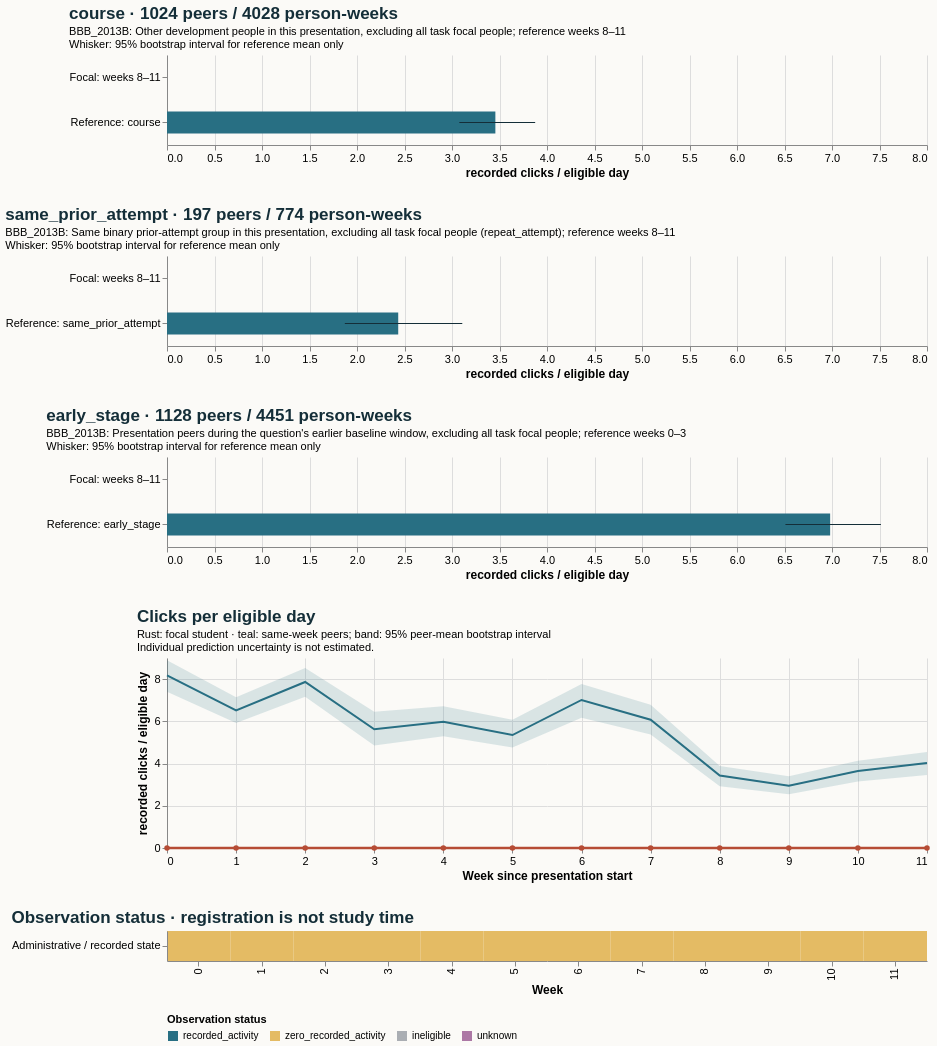

Vega-Lite specification for this chart:
### Vega-Lite specification from a JSON file in a GitHub repository (floating-point values rounded to 4 significant figures)
{"$schema": "https://vega.github.io/schema/vega-lite/v5.20.1.json", "config": {"axis": {"labelFontSize": 11, "titleFontSize": 12}, "background": "#fbfaf7", "font": "sans-serif", "title": {"anchor": "start", "color": "#142e38", "fontSize": 17, "subtitleFontSize": 11}, "view": {"continuousHeight": 300, "continuousWidth": 300, "stroke": null}}, "datasets": {"data-51d02f3cd57844149c703962c7dab517": [{"eligible_days": 7.0, "end_day": 6, "logging_completeness": "unknown", "observation_status": "zero_recorded_activity", "row": "Administrative / recorded state", "score_status": "withheld_release_time_unknown", "start_day": 0, "value": 0.0, "week": 0}, {"eligible_days": 7.0, "end_day": 13, "logging_completeness": "unknown", "observation_status": "zero_recorded_activity", "row": "Administrative / recorded state", "score_status": "withheld_release_time_unknown", "start_day": 7, "value": 0.0, "week": 1}, {"eligible_days": 7.0, "end_day": 20, "logging_completeness": "unknown", "observation_status": "zero_recorded_activity", "row": "Administrative / recorded state", "score_status": "withheld_release_time_unknown", "start_day": 14, "value": 0.0, "week": 2}, {"eligible_days": 7.0, "end_day": 27, "logging_completeness": "unknown", "observation_status": "zero_recorded_activity", "row": "Administrative / recorded state", "score_status": "withheld_release_time_unknown", "start_day": 21, "value": 0.0, "week": 3}, {"eligible_days": 7.0, "end_day": 34, "logging_completeness": "unknown", "observation_status": "zero_recorded_activity", "row": "Administrative / recorded state", "score_status": "withheld_release_time_unknown", "start_day": 28, "value": 0.0, "week": 4}, {"eligible_days": 7.0, "end_day": 41, "logging_completeness": "unknown", "observation_status": "zero_recorded_activity", "row": "Administrative / recorded state", "score_status": "withheld_release_time_unknown", "start_day": 35, "value": 0.0, "week": 5}, {"eligible_days": 7.0, "end_day": 48, "logging_completeness": "unknown", "observation_status": "zero_recorded_activity", "row": "Administrative / recorded state", "score_status": "withheld_release_time_unknown", "start_day": 42, "value": 0.0, "week": 6}, {"eligible_days": 7.0, "end_day": 55, "logging_completeness": "unknown", "observation_status": "zero_recorded_activity", "row": "Administrative / recorded state", "score_status": "withheld_release_time_unknown", "start_day": 49, "value": 0.0, "week": 7}, {"eligible_days": 7.0, "end_day": 62, "logging_completeness": "unknown", "observation_status": "zero_recorded_activity", "row": "Administrative / recorded state", "score_status": "withheld_release_time_unknown", "start_day": 56, "value": 0.0, "week": 8}, {"eligible_days": 7.0, "end_day": 69, "logging_completeness": "unknown", "observation_status": "zero_recorded_activity", "row": "Administrative / recorded state", "score_status": "withheld_release_time_unknown", "start_day": 63, "value": 0.0, "week": 9}, {"eligible_days": 7.0, "end_day": 76, "logging_completeness": "unknown", "observation_status": "zero_recorded_activity", "row": "Administrative / recorded state", "score_status": "withheld_release_time_unknown", "start_day": 70, "value": 0.0, "week": 10}, {"eligible_days": 7.0, "end_day": 83, "logging_completeness": "unknown", "observation_status": "zero_recorded_activity", "row": "Administrative / recorded state", "score_status": "withheld_release_time_unknown", "start_day": 77, "value": 0.0, "week": 11}], "data-7b544a90a733a5ca55a40c78e86b9f0a": [{"hi": null, "lo": null, "series": "Focal: weeks 8–11", "value": 0.0}, {"hi": 3.876, "lo": 3.077, "series": "Reference: course", "value": 3.457}], "data-cc9c3e1de5c67ddb09f7afa581e4271a": [{"hi": null, "lo": null, "series": "Focal: weeks 8–11", "value": 0.0}, {"hi": 3.108, "lo": 1.872, "series": "Reference: same_prior_attempt", "value": 2.434}], "data-d2e1b91ab23965714d2b34c4ee37597d": [{"hi": null, "lo": null, "series": "Focal: weeks 8–11", "value": 0.0}, {"hi": 7.515, "lo": 6.51, "series": "Reference: early_stage", "value": 6.98}], "data-e6b179bf95dfd2def9046b523d0f8a53": [{"end_day": 6, "focal_value": 0.0, "peer_ci_high": 8.894, "peer_ci_low": 7.4, "peer_mean": 8.174, "peer_observations": 1127, "peer_people": 1127, "reference": "course", "unit": "recorded clicks / eligible day", "week": 0}, {"end_day": 13, "focal_value": 0.0, "peer_ci_high": 7.141, "peer_ci_low": 5.92, "peer_mean": 6.521, "peer_observations": 1121, "peer_people": 1121, "reference": "course", "unit": "recorded clicks / eligible day", "week": 1}, {"end_day": 20, "focal_value": 0.0, "peer_ci_high": 8.53, "peer_ci_low": 7.162, "peer_mean": 7.865, "peer_observations": 1105, "peer_people": 1105, "reference": "course", "unit": "recorded clicks / eligible day", "week": 2}, {"end_day": 27, "focal_value": 0.0, "peer_ci_high": 6.451, "peer_ci_low": 4.855, "peer_mean": 5.625, "peer_observations": 1098, "peer_people": 1098, "reference": "course", "unit": "recorded clicks / eligible day", "week": 3}, {"end_day": 34, "focal_value": 0.0, "peer_ci_high": 6.715, "peer_ci_low": 5.29, "peer_mean": 5.982, "peer_observations": 1065, "peer_people": 1065, "reference": "course", "unit": "recorded clicks / eligible day", "week": 4}, {"end_day": 41, "focal_value": 0.0, "peer_ci_high": 6.079, "peer_ci_low": 4.761, "peer_mean": 5.35, "peer_observations": 1058, "peer_people": 1058, "reference": "course", "unit": "recorded clicks / eligible day", "week": 5}, {"end_day": 48, "focal_value": 0.0, "peer_ci_high": 7.771, "peer_ci_low": 6.165, "peer_mean": 7.012, "peer_observations": 1050, "peer_people": 1050, "reference": "course", "unit": "recorded clicks / eligible day", "week": 6}, {"end_day": 55, "focal_value": 0.0, "peer_ci_high": 6.791, "peer_ci_low": 5.373, "peer_mean": 6.076, "peer_observations": 1034, "peer_people": 1034, "reference": "course", "unit": "recorded clicks / eligible day", "week": 7}, {"end_day": 62, "focal_value": 0.0, "peer_ci_high": 3.883, "peer_ci_low": 2.925, "peer_mean": 3.431, "peer_observations": 1024, "peer_people": 1024, "reference": "course", "unit": "recorded clicks / eligible day", "week": 8}, {"end_day": 69, "focal_value": 0.0, "peer_ci_high": 3.395, "peer_ci_low": 2.549, "peer_mean": 2.953, "peer_observations": 1007, "peer_people": 1007, "reference": "course", "unit": "recorded clicks / eligible day", "week": 9}, {"end_day": 76, "focal_value": 0.0, "peer_ci_high": 4.13, "peer_ci_low": 3.149, "peer_mean": 3.642, "peer_observations": 1001, "peer_people": 1001, "reference": "course", "unit": "recorded clicks / eligible day", "week": 10}, {"end_day": 83, "focal_value": 0.0, "peer_ci_high": 4.552, "peer_ci_low": 3.458, "peer_mean": 4.025, "peer_observations": 996, "peer_people": 996, "reference": "course", "unit": "recorded clicks / eligible day", "week": 11}]}, "resolve": {"scale": {"color": "independent"}}, "spacing": 28, "vconcat": [{"data": {"name": "data-7b544a90a733a5ca55a40c78e86b9f0a"}, "height": 90, "layer": [{"encoding": {"x": {"field": "value", "scale": {"domain": [0, 7.891], "zero": true}, "title": "recorded clicks / eligible day", "type": "quantitative"}, "y": {"field": "series", "sort": null, "title": null, "type": "nominal"}}, "mark": {"color": "#286f83", "size": 22, "type": "bar"}}, {"encoding": {"x": {"field": "lo", "type": "quantitative"}, "x2": {"field": "hi"}, "y": {"field": "series", "sort": null, "title": null, "type": "nominal"}}, "mark": {"color": "#142e38", "type": "rule"}}], "title": {"subtitle": ["BBB_2013B: Other development people in this presentation, excluding all task focal people; reference weeks 8–11", "Whisker: 95% bootstrap interval for reference mean only"], "text": "course · 1024 peers / 4028 person-weeks"}, "width": 760}, {"data": {"name": "data-cc9c3e1de5c67ddb09f7afa581e4271a"}, "height": 90, "layer": [{"encoding": {"x": {"field": "value", "scale": {"domain": [0, 7.891], "zero": true}, "title": "recorded clicks / eligible day", "type": "quantitative"}, "y": {"field": "series", "sort": null, "title": null, "type": "nominal"}}, "mark": {"color": "#286f83", "size": 22, "type": "bar"}}, {"encoding": {"x": {"field": "lo", "type": "quantitative"}, "x2": {"field": "hi"}, "y": {"field": "series", "sort": null, "title": null, "type": "nominal"}}, "mark": {"color": "#142e38", "type": "rule"}}], "title": {"subtitle": ["BBB_2013B: Same binary prior-attempt group in this presentation, excluding all task focal people (repeat_attempt); reference weeks 8–11", "Whisker: 95% bootstrap interval for reference mean only"], "text": "same_prior_attempt · 197 peers / 774 person-weeks"}, "width": 760}, {"data": {"name": "data-d2e1b91ab23965714d2b34c4ee37597d"}, "height": 90, "layer": [{"encoding": {"x": {"field": "value", "scale": {"domain": [0, 7.891], "zero": true}, "title": "recorded clicks / eligible day", "type": "quantitative"}, "y": {"field": "series", "sort": null, "title": null, "type": "nominal"}}, "mark": {"color": "#286f83", "size": 22, "type": "bar"}}, {"encoding": {"x": {"field": "lo", "type": "quantitative"}, "x2": {"field": "hi"}, "y": {"field": "series", "sort": null, "title": null, "type": "nominal"}}, "mark": {"color": "#142e38", "type": "rule"}}], "title": {"subtitle": ["BBB_2013B: Presentation peers during the question's earlier baseline window, excluding all task focal people; reference weeks 0–3", "Whisker: 95% bootstrap interval for reference mean only"], "text": "early_stage · 1128 peers / 4451 person-weeks"}, "width": 760}, {"data": {"name": "data-e6b179bf95dfd2def9046b523d0f8a53"}, "height": 190, "layer": [{"encoding": {"x": {"axis": {"tickMinStep": 1}, "field": "week", "title": "Week since presentation start", "type": "quantitative"}, "y": {"field": "peer_ci_low", "scale": {"zero": true}, "title": "recorded clicks / eligible day", "type": "quantitative"}, "y2": {"field": "peer_ci_high"}}, "mark": {"color": "#286f83", "opacity": 0.16, "type": "area"}}, {"encoding": {"tooltip": [{"field": "week", "type": "quantitative"}, {"field": "peer_mean", "type": "quantitative"}, {"field": "peer_people", "type": "quantitative"}, {"field": "peer_observations", "type": "quantitative"}], "x": {"field": "week", "type": "quantitative"}, "y": {"field": "peer_mean", "type": "quantitative"}}, "mark": {"color": "#286f83", "strokeWidth": 2, "type": "line"}}, {"encoding": {"tooltip": [{"field": "week", "type": "quantitative"}, {"field": "focal_value", "type": "quantitative"}], "x": {"field": "week", "type": "quantitative"}, "y": {"field": "focal_value", "type": "quantitative"}}, "mark": {"color": "#b64c35", "point": {"color": "#b64c35"}, "strokeWidth": 2.5, "type": "line"}}], "title": {"subtitle": ["Rust: focal student · teal: same-week peers; band: 95% peer-mean bootstrap interval", "Individual prediction uncertainty is not estimated."], "text": "Clicks per eligible day"}, "width": 760}, {"data": {"name": "data-51d02f3cd57844149c703962c7dab517"}, "encoding": {"color": {"field": "observation_status", "legend": {"labelLimit": 260, "orient": "bottom"}, "scale": {"domain": ["recorded_activity", "zero_recorded_activity", "ineligible", "unknown"], "range": ["#286f83", "#e4bb64", "#aaaeb3", "#ac78a5"]}, "title": "Observation status", "type": "nominal"}, "tooltip": [{"field": "week", "type": "quantitative"}, {"field": "eligible_days", "type": "quantitative"}, {"field": "observation_status", "type": "nominal"}, {"field": "logging_completeness", "type": "nominal"}], "x": {"field": "week", "title": "Week", "type": "ordinal"}, "y": {"field": "row", "title": null, "type": "nominal"}}, "height": 30, "mark": {"type": "rect"}, "title": "Observation status · registration is not study time", "width": 760}]}
